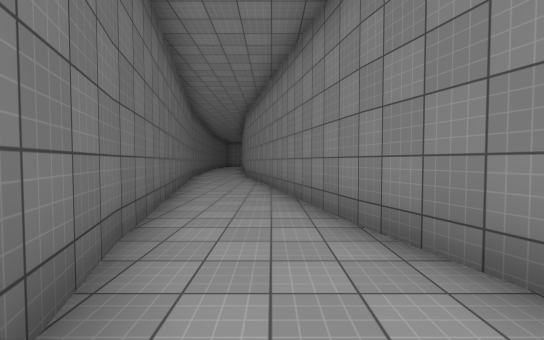
View 1 (above)

12 first-person views from a walk through a 3-D level made in the Unity game engine. The camera is 1.5 m above the floor, tilts 2° down and sees 90° across. The floor is counted in squares, 2 m on a side. Each view is taken from the middle of a square. On the plan, view 1 faces up. The plan holds only what a view shows up to about 10 squares ahead; the rest is blank. The place goes on beyond the plan. The player character is not drawn. Surface patterns are stand-ins for the level's own textures.

View 2
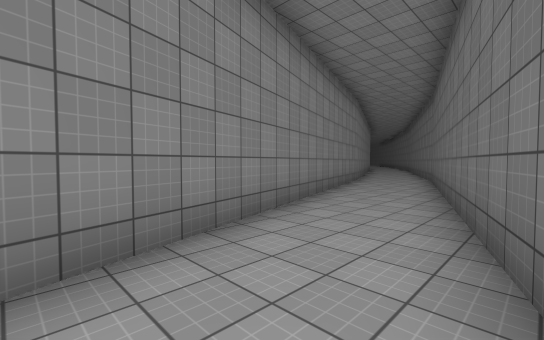

View 3
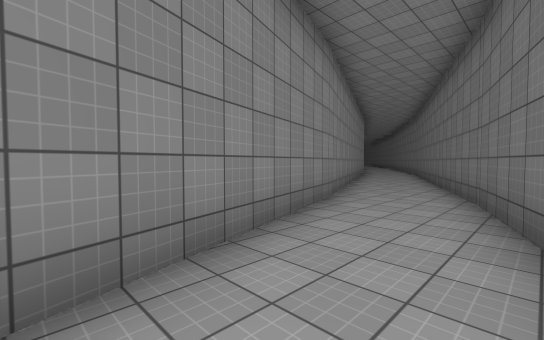

View 4
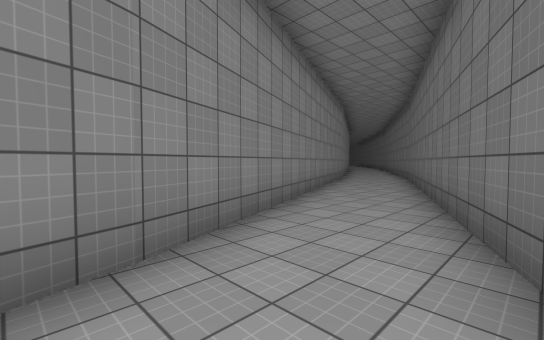

View 5
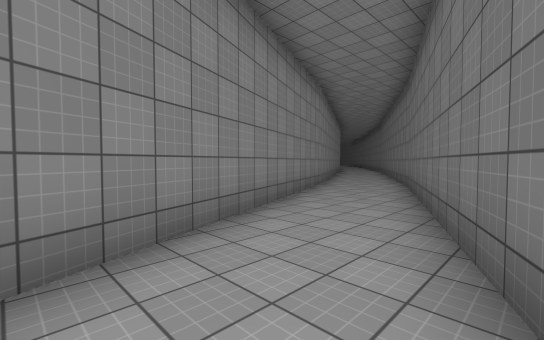

View 6
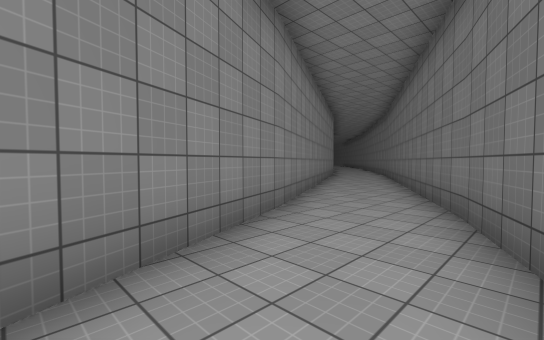

View 7
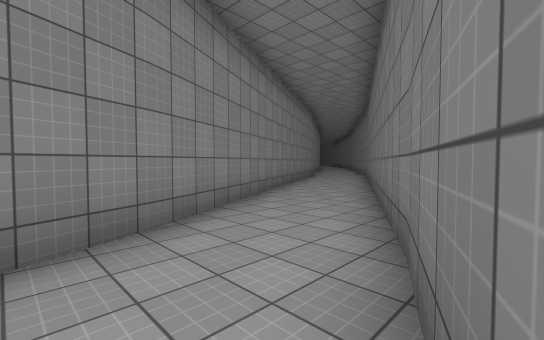

View 8
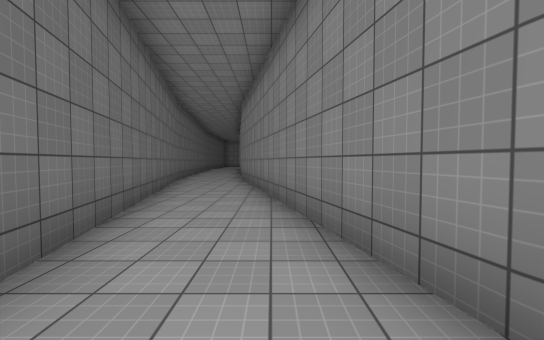

View 9
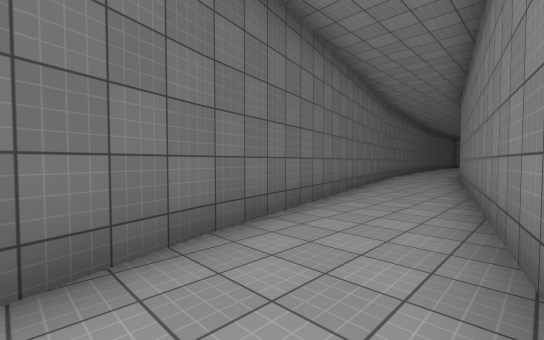

View 10
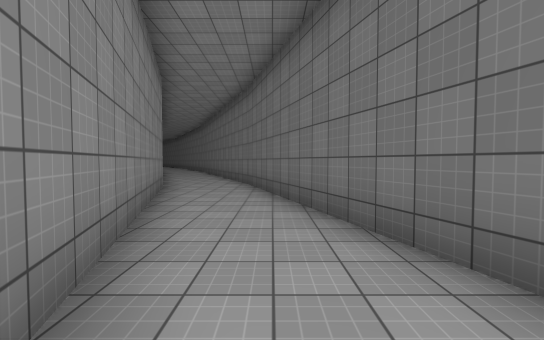

View 11
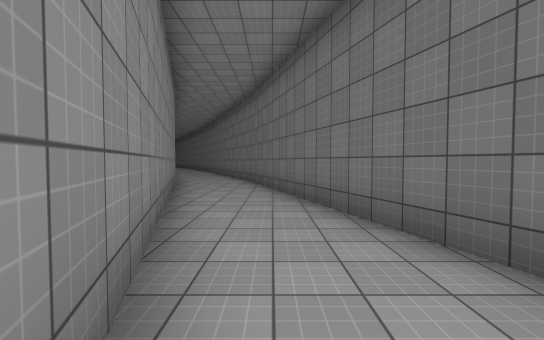

View 12
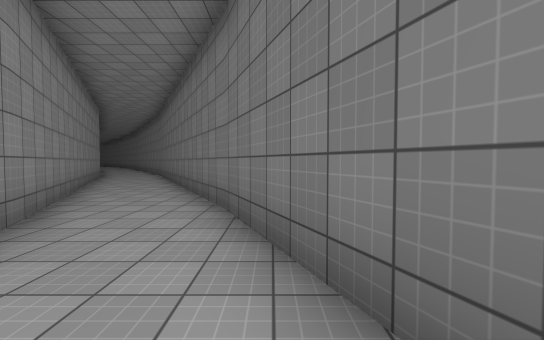

### Floor plan
Points are (right, up) in squares from view 1. A wall is a line through its corners. A room is listed if a view was taken in it or the views show most of it. See-through windows are left out.
Room 1 (views 1, 2, 3, 4, 5, 6, 7, 8, 9, 10, 11, 12)
walls: (4.1, -6.7) (-1, 9.3); (1.7, -7.5) (8, -22.7); (-1.4, 2.5) (1.8, -7.6); (-3, 9.5) (-1.4, 2.4); (10.8, -22.8) (4.1, -6.6)

Positions as (right, up) in squares from view 1, and headings:
1: (0, 0), facing up
2: (-1, 3), facing down-right
3: (1, -2), facing down-right
4: (2, -6), facing down-right
5: (3, -9), facing down-right
6: (5, -13), facing down-right
7: (5, -15), facing down-right
8: (0, 2), facing up
9: (1, 1), facing up-left
10: (1, 1), facing down
11: (1, 2), facing down
12: (5, -13), facing down
